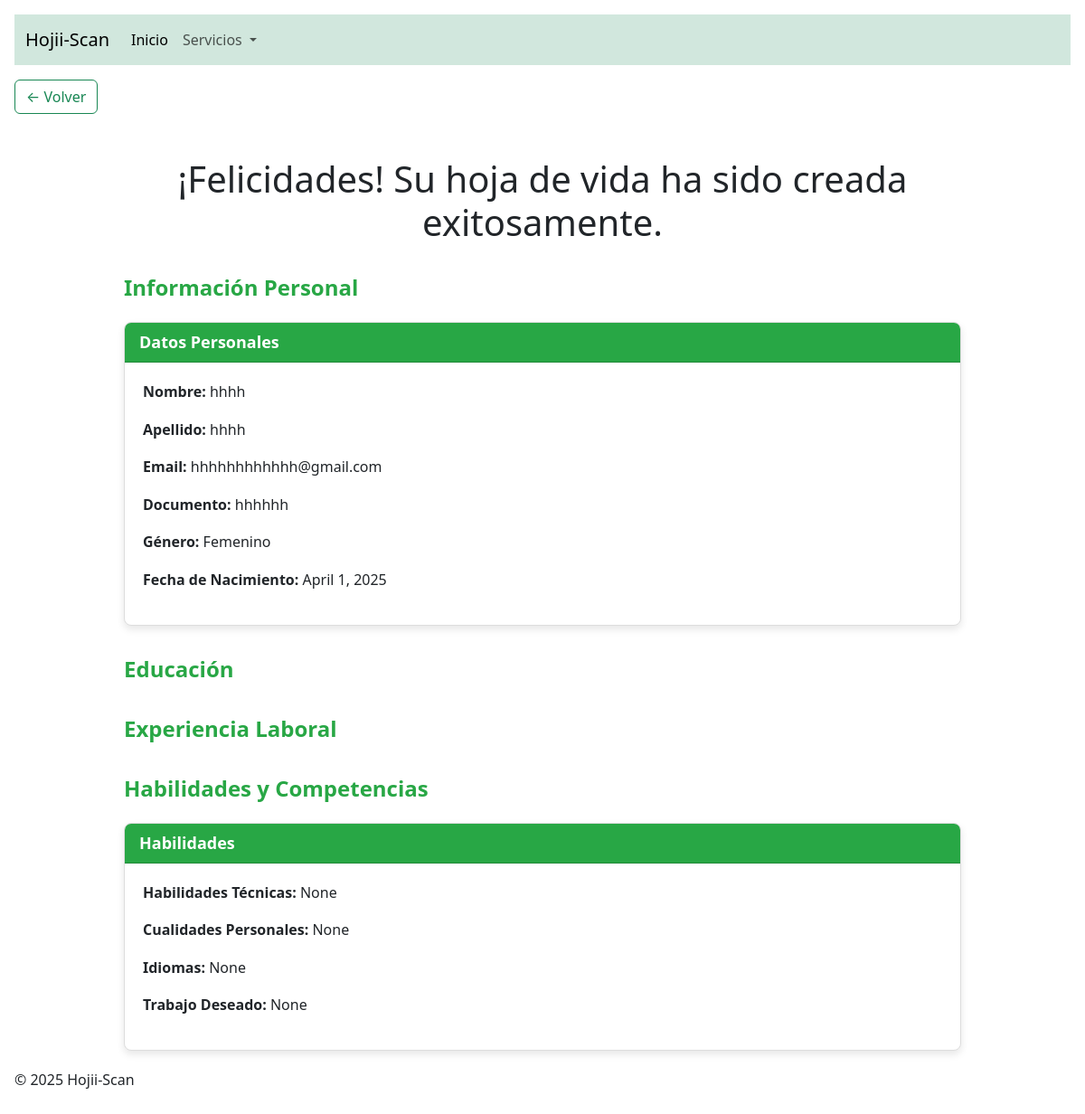
/cv/hoja_vida/hhhhhh/, run on the app's committed database.
### cv_forms/models.py (models this page shows, shortened)
class PersonalInfo(models.Model):
    GENERO_OPCIONES = [
        ('M', 'Masculino'),
        ('F', 'Femenino'),
        ('NB', 'No Binario'),
        ('O', 'Otro'),
        ('P', 'Prefiero no decirlo'),
    ]
    nombre = models.CharField(max_length=100)
    apellido = models.CharField(max_length=100)
    email = models.EmailField()
    documento = models.CharField(max_length=20, unique=True)
    genero = models.CharField(max_length=2, choices=GENERO_OPCIONES, default='P')
    fecha_nacimiento = models.DateField(null=True, blank=True)

class HabilidadesCompetencias(models.Model):
    personal_info = models.OneToOneField('PersonalInfo', on_delete=models.CASCADE, related_name='habilidades')
    habilidades_tecnicas = models.TextField(blank=True, null=True, help_text="Ejemplo: Python, SQL, Redes")
    cualidades_personales = models.TextField(blank=True, null=True, help_text="Ejemplo: Responsable, puntual, trabajo en equipo")
    idiomas = models.TextField(blank=True, null=True, help_text="Ejemplo: Español nativo, Inglés B1")
    trabajo_deseado = models.CharField(max_length=255, blank=True, null=True, help_text="Ejemplo: Busco empleo como desarrollador backend en tecnología Python")

### cv_forms/views.py (the view)
# urls.py: path('hoja_vida/<str:documento>/', hoja_vida, name='hoja_vida'),
def hoja_vida(request, documento):
    personal_info = get_object_or_404(PersonalInfo, documento=documento)
    return render(request, 'hoja_vida.html', {'personal_info': personal_info})

### cv_forms/templates/hoja_vida.html (shortened to what this page needs)
{% extends 'base.html' %}
{% load static %}
{% block content %}
<head>
    <link href="https://cdn.jsdelivr.net/npm/bootstrap@5.3.0/dist/css/bootstrap.min.css" rel="stylesheet">
</head>
<body>
    <div class="container mt-5">
        <div class="row justify-content-center">
            <div class="col-md-10">
                <h1 class="text-center mb-4">¡Felicidades! Su hoja de vida ha sido creada exitosamente.</h1>
                <div class="section-title">Información Personal</div>
                <div class="card">
                    <div class="card-header">Datos Personales</div>
                    <div class="card-body">
                        <p><strong>Nombre:</strong> {{ personal_info.nombre }}</p>
                        <p><strong>Apellido:</strong> {{ personal_info.apellido }}</p>
                        <p><strong>Email:</strong> {{ personal_info.email }}</p>
                        <p><strong>Documento:</strong> {{ personal_info.documento }}</p>
                        <p><strong>Género:</strong> {{ personal_info.get_genero_display }}</p>
                        <p><strong>Fecha de Nacimiento:</strong> {{ personal_info.fecha_nacimiento }}</p>
                    </div>
                </div>
                <div class="section-title">Educación</div>
                <div class="section-title">Experiencia Laboral</div>
                <div class="section-title">Habilidades y Competencias</div>
                <div class="card">
                    <div class="card-header">Habilidades</div>
                    <div class="card-body">
                        <p><strong>Habilidades Técnicas:</strong> {{ personal_info.habilidades.habilidades_tecnicas }}</p>
                        <p><strong>Cualidades Personales:</strong> {{ personal_info.habilidades.cualidades_personales }}</p>
                        <p><strong>Idiomas:</strong> {{ personal_info.habilidades.idiomas }}</p>
                        <p><strong>Trabajo Deseado:</strong> {{ personal_info.habilidades.trabajo_deseado }}</p>
                    </div>
                </div>
            </div>
        </div>
    </div>
</body>
</html>
{% endblock %}

### static/css/estilos.css (style rules this page uses)
body { font-family: 'Segoe UI', Tahoma, Geneva, Verdana, sans-serif; text-align: center; background-color: #f5f5f5; padding: 40px 20px; }
.container { max-width: 960px; margin: 0 auto; padding: 0 20px; }
h1 { font-size: 36px; color: #042C5C; font-weight: 700; margin: 24px 0 24px; }
.card { background-color: #ffffff; border: 1px solid #e2e2e2; border-radius: 10px; margin-bottom: 30px; box-shadow: 0 4px 12px rgba(0, 0, 0, 0.06); overflow: hidden; text-align: left; }
.card-header { background-color: #28a745; color: white; font-weight: 700; padding: 15px 20px; font-size: 18px; }
.card-body { padding: 25px 30px; line-height: 1.6; color: #333; }
.section-title { font-size: 26px; color: #28a745; font-weight: 700; margin: 60px 0 30px; }

### cv_forms/templates/hoja_vida.html (style rules this page uses)
.card { margin-bottom: 20px; border: 1px solid #ddd; border-radius: 8px; box-shadow: 0 4px 8px rgba(0, 0, 0, 0.1); }
.card-header { background-color: #28a745; color: white; font-weight: bold; }
.card-body { padding: 20px; }
.section-title { margin-top: 30px; margin-bottom: 20px; font-size: 24px; font-weight: bold; color: #28a745; }

### data on the page
PersonalInfo: nombre "hhhh", apellido "hhhh", email "hhhhhhhhhhhh@gmail.com", documento "hhhhhh", genero "Femenino", fecha_nacimiento "April 1, 2025", habilidades.habilidades_tecnicas "None", habilidades.cualidades_personales "None", habilidades.idiomas "None", habilidades.trabajo_deseado "None"
